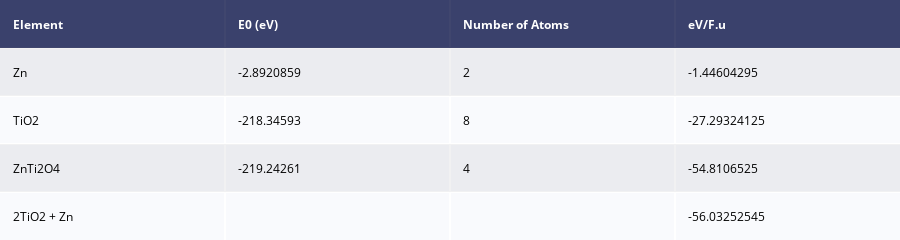

This figure's notebook cell:
### Code cell
import re
import plotly.figure_factory as ff

W_Zn = '/Users/3420545/Downloads/ZnTi2O4.out'
Wo_Zn = '/Users/3420545/Downloads/TiO2.out'
Fu_file = '/Users/3420545/Downloads/POSCAR'

file = open(Fu_file)
  
#Get Numbers for Formula Units
content = file.readlines()
numbers=re.findall(r'\d+', content[0])
numbers

comp_num = numbers[0]
Znstruc_num = numbers[1]

#Gets Final Energy for Zn
finds = []
with open('/Users/3420545/Downloads/Zn.out') as myFile:
    for num, line in enumerate(myFile, 1):
        if lookup in line:
            #print ('found at line:', num)
            finds.append(num)

last_line = finds[-1]
file = open('/Users/3420545/Downloads/Zn.out')
content = file.readlines()
text = content[last_line]
Zn_E = text.partition("F= ")[2].partition(" E0")[0]
Zn_E = float(Zn_E)

#Gets Final Energy for structure without Zinc
lookup = 'final diagonalization'
finds = []
with open(Wo_Zn) as myFile:
    for num, line in enumerate(myFile, 1):
        if lookup in line:
            #print ('found at line:', num)
            finds.append(num)

last_line = finds[-1]

file = open(Wo_Zn)
content = file.readlines()
text = content[last_line]
WOZn_E = text.partition("F= ")[2].partition(" E0")[0]
WOZn_E=float(WOZn_E)


#Gets final Energy for structure with Zinc
finds = []
with open(W_Zn) as myFile:
    for num, line in enumerate(myFile, 1):
        if lookup in line:
            #print ('found at line:', num)
            finds.append(num)
            
last_line = finds[-1]
file = open(W_Zn)
content = file.readlines()
text = content[last_line]
WZn_E = text.partition("F= ")[2].partition(" E0")[0]
WZn_E=float(WZn_E)


#Creates Tables
data_matrix = [['Element', 'E0 (eV)', 'Number of Atoms','eV/F.u'],
               ['Zn', Zn_E, 2,float(Zn_E)/2],
               ['TiO2',WOZn_E, comp_num,WOZn_E/int(comp_num)],
               ['ZnTi2O4', WZn_E, Znstruc_num, WZn_E/int(Znstruc_num)],
               ['2TiO2 + Zn','','', 2*WOZn_E/int(comp_num)+float(Zn_E)/2]
              ]

fig = ff.create_table(data_matrix)
fig.show()

### Figure 1 — Plotly figure (JSON) as saved in the notebook; plotly's stock layout.template omitted (floating-point values rounded to 4 significant figures)
{"data": [{"colorscale": [[0, "#00083e"], [0.5, "#ededee"], [1, "#ffffff"]], "hoverinfo": "none", "opacity": 0.75, "showscale": false, "type": "heatmap", "z": [[0, 0, 0, 0], [0.5, 0.5, 0.5, 0.5], [1, 1, 1, 1], [0.5, 0.5, 0.5, 0.5], [1, 1, 1, 1]]}], "layout": {"annotations": [{"align": "left", "font": {"color": "#ffffff"}, "showarrow": false, "text": "<b>Element</b>", "x": -0.45, "xanchor": "left", "xref": "x", "y": 0, "yref": "y"}, {"align": "left", "font": {"color": "#ffffff"}, "showarrow": false, "text": "<b>E0 (eV)</b>", "x": 0.55, "xanchor": "left", "xref": "x", "y": 0, "yref": "y"}, {"align": "left", "font": {"color": "#ffffff"}, "showarrow": false, "text": "<b>Number of Atoms</b>", "x": 1.55, "xanchor": "left", "xref": "x", "y": 0, "yref": "y"}, {"align": "left", "font": {"color": "#ffffff"}, "showarrow": false, "text": "<b>eV/F.u</b>", "x": 2.55, "xanchor": "left", "xref": "x", "y": 0, "yref": "y"}, {"align": "left", "font": {"color": "#000000"}, "showarrow": false, "text": "Zn", "x": -0.45, "xanchor": "left", "xref": "x", "y": 1, "yref": "y"}, {"align": "left", "font": {"color": "#000000"}, "showarrow": false, "text": "-2.8920859", "x": 0.55, "xanchor": "left", "xref": "x", "y": 1, "yref": "y"}, {"align": "left", "font": {"color": "#000000"}, "showarrow": false, "text": "2", "x": 1.55, "xanchor": "left", "xref": "x", "y": 1, "yref": "y"}, {"align": "left", "font": {"color": "#000000"}, "showarrow": false, "text": "-1.44604295", "x": 2.55, "xanchor": "left", "xref": "x", "y": 1, "yref": "y"}, {"align": "left", "font": {"color": "#000000"}, "showarrow": false, "text": "TiO2", "x": -0.45, "xanchor": "left", "xref": "x", "y": 2, "yref": "y"}, {"align": "left", "font": {"color": "#000000"}, "showarrow": false, "text": "-218.34593", "x": 0.55, "xanchor": "left", "xref": "x", "y": 2, "yref": "y"}, {"align": "left", "font": {"color": "#000000"}, "showarrow": false, "text": "8", "x": 1.55, "xanchor": "left", "xref": "x", "y": 2, "yref": "y"}, {"align": "left", "font": {"color": "#000000"}, "showarrow": false, "text": "-27.29324125", "x": 2.55, "xanchor": "left", "xref": "x", "y": 2, "yref": "y"}, {"align": "left", "font": {"color": "#000000"}, "showarrow": false, "text": "ZnTi2O4", "x": -0.45, "xanchor": "left", "xref": "x", "y": 3, "yref": "y"}, {"align": "left", "font": {"color": "#000000"}, "showarrow": false, "text": "-219.24261", "x": 0.55, "xanchor": "left", "xref": "x", "y": 3, "yref": "y"}, {"align": "left", "font": {"color": "#000000"}, "showarrow": false, "text": "4", "x": 1.55, "xanchor": "left", "xref": "x", "y": 3, "yref": "y"}, {"align": "left", "font": {"color": "#000000"}, "showarrow": false, "text": "-54.8106525", "x": 2.55, "xanchor": "left", "xref": "x", "y": 3, "yref": "y"}, {"align": "left", "font": {"color": "#000000"}, "showarrow": false, "text": "2TiO2 + Zn", "x": -0.45, "xanchor": "left", "xref": "x", "y": 4, "yref": "y"}, {"align": "left", "font": {"color": "#000000"}, "showarrow": false, "text": "", "x": 0.55, "xanchor": "left", "xref": "x", "y": 4, "yref": "y"}, {"align": "left", "font": {"color": "#000000"}, "showarrow": false, "text": "", "x": 1.55, "xanchor": "left", "xref": "x", "y": 4, "yref": "y"}, {"align": "left", "font": {"color": "#000000"}, "showarrow": false, "text": "-56.03252545", "x": 2.55, "xanchor": "left", "xref": "x", "y": 4, "yref": "y"}], "height": 200, "margin": {"b": 0, "l": 0, "r": 0, "t": 0}, "xaxis": {"dtick": 1, "gridwidth": 2, "showticklabels": false, "tick0": -0.5, "ticks": "", "zeroline": false}, "yaxis": {"autorange": "reversed", "dtick": 1, "gridwidth": 2, "showticklabels": false, "tick0": 0.5, "ticks": "", "zeroline": false}}}
